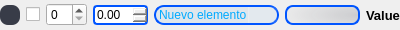
<?xml version="1.0" encoding="UTF-8"?>
<ui version="4.0">
 <class>Form</class>
 <widget class="QWidget" name="Form">
  <property name="geometry">
   <rect>
    <x>0</x>
    <y>0</y>
    <width>400</width>
    <height>30</height>
   </rect>
  </property>
  <property name="sizePolicy">
   <sizepolicy hsizetype="Expanding" vsizetype="Fixed">
    <horstretch>0</horstretch>
    <verstretch>0</verstretch>
   </sizepolicy>
  </property>
  <property name="minimumSize">
   <size>
    <width>0</width>
    <height>30</height>
   </size>
  </property>
  <property name="maximumSize">
   <size>
    <width>16777215</width>
    <height>30</height>
   </size>
  </property>
  <property name="windowTitle">
   <string>Form</string>
  </property>
  <layout class="QHBoxLayout" name="horizontalLayout">
   <property name="leftMargin">
    <number>0</number>
   </property>
   <property name="topMargin">
    <number>0</number>
   </property>
   <property name="rightMargin">
    <number>0</number>
   </property>
   <property name="bottomMargin">
    <number>0</number>
   </property>
   <item>
    <widget class="QPushButton" name="contactPin">
     <property name="sizePolicy">
      <sizepolicy hsizetype="Fixed" vsizetype="Fixed">
       <horstretch>0</horstretch>
       <verstretch>0</verstretch>
      </sizepolicy>
     </property>
     <property name="minimumSize">
      <size>
       <width>20</width>
       <height>20</height>
      </size>
     </property>
     <property name="maximumSize">
      <size>
       <width>20</width>
       <height>20</height>
      </size>
     </property>
     <property name="styleSheet">
      <string notr="true">QPushButton{
	background-color: rgb(56, 60, 72);
	border-radius: 8px;
}

QPushButton:hover{
	background-color: rgb(0, 170, 255);
	border-radius: 10px;
}</string>
     </property>
     <property name="text">
      <string/>
     </property>
     <property name="icon">
      <iconset resource="reso.qrc">
       <normaloff>:/icon/res/icons/Feather_white/chevrons-right.svg</normaloff>:/icon/res/icons/Feather_white/chevrons-right.svg</iconset>
     </property>
    </widget>
   </item>
   <item alignment="Qt::AlignLeft">
    <widget class="QCheckBox" name="param_boolean">
     <property name="styleSheet">
      <string notr="true"/>
     </property>
     <property name="text">
      <string/>
     </property>
    </widget>
   </item>
   <item alignment="Qt::AlignLeft">
    <widget class="QSpinBox" name="param_int">
     <property name="styleSheet">
      <string notr="true">border: 2px solid rgb(0, 85, 255);
border-radius: 4px;

QWidget{
}</string>
     </property>
    </widget>
   </item>
   <item alignment="Qt::AlignLeft">
    <widget class="QDoubleSpinBox" name="param_float">
     <property name="styleSheet">
      <string notr="true">border: 2px solid rgb(0, 85, 255);
border-radius: 4px;
</string>
     </property>
    </widget>
   </item>
   <item alignment="Qt::AlignLeft">
    <widget class="QComboBox" name="param_options">
     <property name="styleSheet">
      <string notr="true">QWidget{
    background-color: rgba(194, 212, 229, 90);
    border: 2px solid rgb(0, 117, 171);
    border-radius: 8px;
	color: rgb(255, 255, 255);
}
QComboBox {
    background-color: rgba(194, 212, 229, 90);
    border: 2px solid rgb(0, 85, 255);
    border-radius: 10px;
	color: rgb(0, 170, 255);
}
QComboBox::drop-down {
    subcontrol-origin: padding;
    subcontrol-position: top right;
    width: 28px;
	background-color: rgba(255, 255, 255, 30);
    border-left-width: 1px;
    border-left-color: rgba(255, 255, 255, 40);
    border-left-style: solid; /* just a single line */
    border-top-right-radius: 10px; /* same radius as the QComboBox */
    border-bottom-right-radius: 10px;
}
QComboBox::down-arrow {
	border: none;
	padding: 5px;
	border-bottom-right-radius: 10px;
	border-top-right-radius: 10px;
	image: url(:/icons_w/res/feather (1)/arrow-down-circle.svg);
}
QComboBox::hover {
    background-color: rgba(194, 212, 229, 130);
	border: 2px solid rgb(40, 133, 195);
}
QComboBox::on {
    background-color: rgba(255, 255, 255, 190)
}
QScrollBar{
	border-radius: 8px;
	border: 1px solid rgb(0, 85, 127);
	background-color: rgba(255, 255, 255,30);
}
QScrollBar::handle{
	background-color: rgb(0, 170, 255);
	border-radius: 5px;
}
QScrollBar::sub-line{
	image: url(:/icons_w/res/feather (1)/arrow-up.svg);
}
QScrollBar::add-line{
	image: url(:/icons_w/res/feather (1)/arrow-down.svg);
}</string>
     </property>
     <item>
      <property name="text">
       <string>Nuevo elemento</string>
      </property>
     </item>
     <item>
      <property name="text">
       <string>Nuevo elemento</string>
      </property>
     </item>
    </widget>
   </item>
   <item alignment="Qt::AlignLeft|Qt::AlignVCenter">
    <widget class="QLineEdit" name="param_string">
     <property name="styleSheet">
      <string notr="true">QLineEdit{
border: 2px solid rgb(0, 85, 255);
border-radius: 8px;
background-color: qradialgradient(spread:pad, cx:1, cy:0.5, radius:1.2, fx:1, fy:0.5, stop:0 rgba(56, 60, 72, 50), stop:1 rgba(255, 255, 255, 0));
}
QLineEdit::hover{
border: 3px solid rgb(255, 85, 127);
}
QLineEdit::focus{
border: 2.5px solid rgb(170, 0, 127);
}</string>
     </property>
    </widget>
   </item>
   <item alignment="Qt::AlignRight">
    <widget class="QLabel" name="pinlabel">
     <property name="sizePolicy">
      <sizepolicy hsizetype="Expanding" vsizetype="Minimum">
       <horstretch>0</horstretch>
       <verstretch>0</verstretch>
      </sizepolicy>
     </property>
     <property name="font">
      <font>
       <pointsize>10</pointsize>
       <bold>true</bold>
      </font>
     </property>
     <property name="text">
      <string>Value</string>
     </property>
     <property name="scaledContents">
      <bool>true</bool>
     </property>
     <property name="wordWrap">
      <bool>false</bool>
     </property>
     <property name="indent">
      <number>-1</number>
     </property>
    </widget>
   </item>
  </layout>
 </widget>
 <resources>
  <include location="reso.qrc"/>
 </resources>
 <connections/>
</ui>
